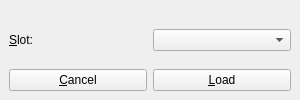
<?xml version="1.0" encoding="UTF-8"?>
<ui version="4.0">
 <class>LoadFromAmp</class>
 <widget class="QMainWindow" name="LoadFromAmp">
  <property name="geometry">
   <rect>
    <x>0</x>
    <y>0</y>
    <width>300</width>
    <height>100</height>
   </rect>
  </property>
  <property name="windowTitle">
   <string>Load from Amplifier</string>
  </property>
  <property name="accessibleName">
   <string>Load preset from amplifier</string>
  </property>
  <property name="accessibleDescription">
   <string>Window which allows you to load presets from amplifier</string>
  </property>
  <widget class="QWidget" name="centralWidget">
   <layout class="QVBoxLayout" name="verticalLayout">
    <item>
     <spacer name="verticalSpacer">
      <property name="orientation">
       <enum>Qt::Vertical</enum>
      </property>
      <property name="sizeHint" stdset="0">
       <size>
        <width>20</width>
        <height>40</height>
       </size>
      </property>
     </spacer>
    </item>
    <item>
     <layout class="QHBoxLayout" name="horizontalLayout">
      <item>
       <widget class="QLabel" name="label">
        <property name="text">
         <string>&amp;Slot:</string>
        </property>
        <property name="buddy">
         <cstring>comboBox</cstring>
        </property>
       </widget>
      </item>
      <item>
       <widget class="QComboBox" name="comboBox">
        <property name="accessibleName">
         <string>Slot</string>
        </property>
        <property name="accessibleDescription">
         <string>Choose which slot to load</string>
        </property>
        <property name="maxVisibleItems">
         <number>20</number>
        </property>
       </widget>
      </item>
     </layout>
    </item>
    <item>
     <spacer name="verticalSpacer_2">
      <property name="orientation">
       <enum>Qt::Vertical</enum>
      </property>
      <property name="sizeHint" stdset="0">
       <size>
        <width>17</width>
        <height>32</height>
       </size>
      </property>
     </spacer>
    </item>
    <item>
     <layout class="QHBoxLayout" name="horizontalLayout_2">
      <item>
       <widget class="QPushButton" name="pushButton_2">
        <property name="accessibleName">
         <string>Cancel</string>
        </property>
        <property name="accessibleDescription">
         <string>Quit window without loading anything</string>
        </property>
        <property name="text">
         <string>&amp;Cancel</string>
        </property>
        <property name="shortcut">
         <string>Esc</string>
        </property>
       </widget>
      </item>
      <item>
       <widget class="QPushButton" name="pushButton">
        <property name="accessibleName">
         <string>Load</string>
        </property>
        <property name="accessibleDescription">
         <string>Load's selected setting from amplifier and closes the window</string>
        </property>
        <property name="text">
         <string>&amp;Load</string>
        </property>
        <property name="shortcut">
         <string>Return</string>
        </property>
       </widget>
      </item>
     </layout>
    </item>
   </layout>
  </widget>
 </widget>
 <resources/>
 <connections/>
</ui>
